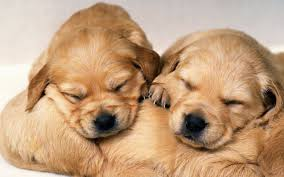
#> input picture input_images/Image2.jpg, 284 x 177 px
$ python MainSobel.py   (older library calls are emulated)
#> lines starting #> are read from the running program, lines starting #| are printed output that depends on the picture
import cv2
import numpy as np
import time
image = cv2.imread('./input_images/Image2.jpg',0)
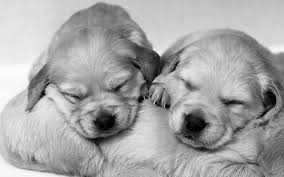
#> image: shape (177, 284); min 0, max 255, mean 165.7
F1 = np.array([[-1, 0, 1], [-2, 0, 2], [-1, 0, 1]], dtype = np.float)
F2 = np.array([[-1, -2, -1], [0, 0, 0], [1, 2, 1]], dtype = np.float)
print("Img size:",image.shape)
#| Img size: (177, 284)
img_row = image.shape[0]
#> img_row = 177
img_col = image.shape[1]
#> img_col = 284
print(img_row,img_col)
#| 177 284
#resized_image = cv2.resize(image, (1024,1024), fx=0.5, fy=0.5)
#newimg_row = resized_image.shape[0]
#newimg_column = resized_image.shape[1]
F1_new = np.zeros((img_row,img_col))
F2_new = np.zeros((img_row,img_col))
New_image = np.zeros((img_row,img_col))

#image = np.pad(image, (1,1), 'edge')

for i in range(1, img_row-1):
    for j in range(1, img_col-1):
        #print("type:",image.shape)
        #Filtering with horizontal filter
        gx = (F1[0][0] * image[i-1][j-1]) + (F1[0][1] * image[i-1][j]) + (F1[0][2] * image[i-1][j+1]) + \
             (F1[1][0] * image[i][j-1]) + (F1[1][1] * image[i][j]) + (F1[1][2] * image[i][j+1]) + \
             (F1[2][0] * image[i+1][j-1]) + (F1[2][1] * image[i+1][j]) + (F1[2][2] * image[i+1][j+1])

        # Filtering with Vertical Filter
        gy = (F2[0][0] * image[i-1][j-1]) + (F2[0][1] * image[i-1][j]) + (F2[0][2] * image[i-1][j+1]) + \
             (F2[1][0] * image[i][j-1]) + (F2[1][1] * image[i][j]) + (F2[1][2] * image[i][j+1]) + \
             (F2[2][0] * image[i+1][j-1]) + (F2[2][1] * image[i+1][j]) + (F2[2][2] * image[i+1][j+1])

        F1_new[i-1][j-1] = gx
        F2_new[i-1][j-1] = gy

        #Calculating the gradient
        gres = np.sqrt(gx * gx + gy * gy)
        New_image[i-1][j-1] = gres
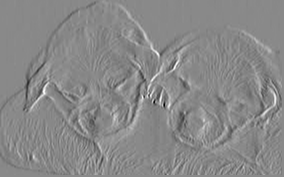
#> F1_new: shape (177, 284) float64; min -671, max 575, mean -2.5; drawn with min black and max white
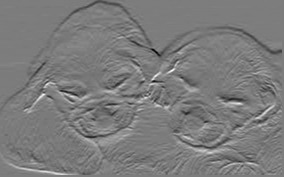
#> F2_new: shape (177, 284) float64; min -572, max 602, mean -1; drawn with min black and max white
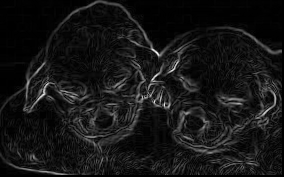
#> New_image: shape (177, 284) float64; min 0, max 742.9, mean 64; drawn with min black and max white

#cv2.imwrite('./GX.png',F1_new)
#cv2.imwrite('./GY.png',F2_new)
cv2.imwrite('./Output_Image.jpg',New_image)
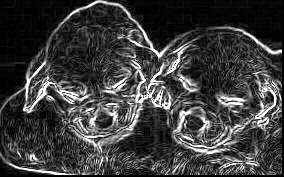
#> saved as Output_Image.jpg: shape (177, 284); min 0, max 255, mean 61.8
